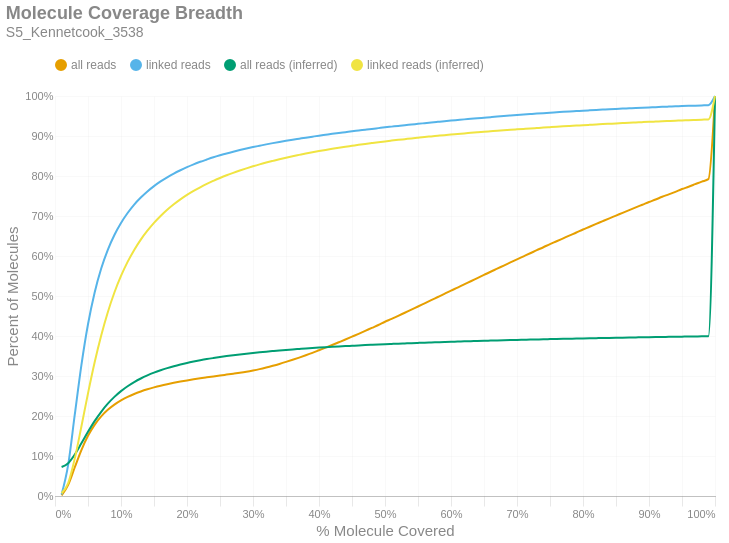

The cell this chart's notebook holds for it:
### Markdown cell above
### Molecule Read Coverage
This chart shows molecule coverage breadth as computed by the number of bases aligned to that molecule. In other words, "*how much of each unique long molecule is actually sequenced/aligned?*" Keep in mind there is a distinction between sequences and alignments, since some sequences belonging to a particular molecule may not align well and wouldn't appear in the alignment data. This chart also shows molecule coverage breadth as computed by the *inferred fragment* from which the aligned sequences originate. Unlike read coverage, this calculation takes into account the total insert size, including unsequenced gaps between the forward and reverse reads. Like the previous figures, these are cumulative percents.

### Code cell
if SKIPLR:
    print_html(f"Skipped")
else:
    binned_df = consolidated_hist(valids['coverage_bp'], mask, 0.01, True)
    binned_df_inf = consolidated_hist(valids['coverage_inserts'], mask, 0.01, True)
    binned_df = binned_df.with_columns(pl.lit(binned_df_inf['all reads (cumsum)']).alias('all reads (inferred)'))
    binned_df = binned_df.with_columns(pl.lit(binned_df_inf['linked reads (cumsum)']).alias('linked reads (inferred)'))
    binned_df = binned_df.with_columns(
        (pl.col('bin').cast(pl.Float64) + 0.01).alias('right_edge')
    )

    with SafeRender(binned_df):
        (
            density_plot(binned_df, 'Molecule Coverage Breadth', samplename, 'molcov', ['all reads (inferred)','linked reads (inferred)'])
            .encode(
                #x=alt.X('bin:Q', title="% Molecule Covered").axis(format = '%').scale(padding=0),
                x=alt.X('right_edge:Q', title="% Molecule Covered").axis(format='%').scale(padding=0),
                y=alt.Y('value:Q', title='Percent of Molecules')
                    .axis(format='%')
                    .stack(False)
                    .scale(domainMin=0, padding=0),
                color=alt.Color("key:N").scale(domain = ["all reads", "linked reads", "all reads (inferred)", "linked reads (inferred)"]),
                tooltip = [
                    alt.Tooltip("key:N", title = "Data Type"),
                    alt.Tooltip("range_label:N", title="% Molecule Covered"),
                    alt.Tooltip("value:Q", format = ".2%", title="% Molecules")
                ]
            )
        ).display()

### Figure 1 — Vega-Lite specification as saved in the notebook (floating-point values rounded to 4 significant figures)
{"width": "container", "height": 400, "config": {"title": {"anchor": "start", "dy": -15, "fontSize": 18, "color": "#888888", "subtitleColor": "#888888", "subtitleFontSize": 14}, "arc": {"fill": "#0072B2"}, "axis": {"domainColor": "#888888", "domainWidth": 0.5, "gridWidth": 0.2, "grid": false, "titleFontWeight": 400, "titleFontSize": 15, "labelFontSize": 11, "labelColor": "#888888", "tickColor": "#888888", "tickWidth": 0.2, "titleColor": "#888888"}, "axisBand": {"grid": false}, "axisX": {"grid": true, "tickSize": 10, "domainCap": "round"}, "axisY": {"domain": false, "grid": true, "tickSize": 0, "domainCap": "round"}, "background": "transparent", "header": {"labelFontSize": 15, "labelColor": "#888888", "titleFontSize": 15, "titleFontWeight": 600, "titleColor": "#888888"}, "legend": {"labelFont": "sans-serif", "labelFontSize": 12, "labelColor": "#888888", "symbolSize": 100, "symbolType": "circle", "titleFontSize": 12, "titlePadding": 10, "titleColor": "#888888", "title": null, "orient": "top"}, "range": {"category": ["#E69F00", "#56B4E9", "#009E73", "#F0E442", "#0072B2", "#D55E00", "#CC79A7", "#000000"], "diverging": ["#cfe8f3", "#a2d4ec", "#73bfe2", "#46abdb", "#1696d2", "#12719e"]}, "area": {"fill": "#0072B2", "fillOpacity": 0.7, "line": true, "strokeOpacity": 0.7}, "line": {"color": "#0072B2", "stroke": "#0072B2", "strokeWidth": 2}, "trail": {"color": "#0072B2", "stroke": "#0072B2", "strokeWidth": 0, "size": 1}, "point": {"filled": true, "fillOpacity": 1.0, "size": 95}, "text": {"color": "#888888", "fontSize": 11, "align": "right", "fontWeight": 400, "size": 11}, "bar": {"fill": "#0072B2", "stroke": null}, "view": {"stroke": null, "continuousWidth": 660, "continuousHeight": 400}}, "data": {"name": "data-5bb1e4d2ed1f0531f3de7d01598acfc2"}, "mark": {"type": "line", "interpolate": "monotone", "point": {"opacity": 0, "size": 275}}, "encoding": {"color": {"field": "key", "scale": {"domain": ["all reads", "linked reads", "all reads (inferred)", "linked reads (inferred)"]}, "type": "nominal"}, "tooltip": [{"field": "key", "title": "Data Type", "type": "nominal"}, {"field": "range_label", "title": "% Molecule Covered", "type": "nominal"}, {"field": "value", "format": ".2%", "title": "% Molecules", "type": "quantitative"}], "x": {"axis": {"format": "%"}, "field": "right_edge", "scale": {"padding": 0}, "title": "% Molecule Covered", "type": "quantitative"}, "y": {"axis": {"format": "%"}, "field": "value", "scale": {"domainMin": 0, "padding": 0}, "stack": false, "title": "Percent of Molecules", "type": "quantitative"}}, "params": [{"name": "param_c36ac31b6afebe62", "select": {"type": "point", "fields": ["key"]}, "bind": "legend"}], "title": {"text": "Molecule Coverage Breadth", "subtitle": "S5_Kennetcook_3538"}, "transform": [{"fold": ["all reads (cumsum)", "linked reads (cumsum)", "all reads (inferred)", "linked reads (inferred)"]}, {"calculate": "replace(datum.key, ' (cumsum)', '')", "as": "key"}, {"filter": {"param": "param_c36ac31b6afebe62"}}], "usermeta": {"embedOptions": {"downloadFileName": "S5_Kennetcook_3538.molcov"}}, "$schema": "https://vega.github.io/schema/vega-lite/v6.1.0.json", "datasets": {"data-5bb1e4d2ed1f0531f3de7d01598acfc2": [{"bin": "0.0", "interval": "0.0-0.01", "all reads": 0.001628, "linked reads": 0.00398, "all reads (cumsum)": 0.001628, "linked reads (cumsum)": 0.00398, "range_label": "0.0-0.01", "all reads (inferred)": 0.07249, "linked reads (inferred)": 0.006926, "right_edge": 0.01}, {"bin": "0.01", "interval": "0.01-0.02", "all reads": 0.02649, "linked reads": 0.07449, "all reads (cumsum)": 0.02812, "linked reads (cumsum)": 0.07847, "range_label": "0.01-0.02", "all reads (inferred)": 0.08202, "linked reads (inferred)": 0.0325, "right_edge": 0.02}, {"bin": "0.02", "interval": "0.02-0.03", "all reads": 0.04378, "linked reads": 0.1253, "all reads (cumsum)": 0.0719, "linked reads (cumsum)": 0.2038, "range_label": "0.02-0.03", "all reads (inferred)": 0.1038, "linked reads (inferred)": 0.09401, "right_edge": 0.03}, {"bin": "0.03", "interval": "0.03-0.04", "all reads": 0.043, "linked reads": 0.1234, "all reads (cumsum)": 0.1149, "linked reads (cumsum)": 0.3272, "range_label": "0.03-0.04", "all reads (inferred)": 0.1316, "linked reads (inferred)": 0.1738, "right_edge": 0.04}, {"bin": "0.04", "interval": "0.04-0.05", "all reads": 0.03553, "linked reads": 0.1021, "all reads (cumsum)": 0.1504, "linked reads (cumsum)": 0.4293, "range_label": "0.04-0.05", "all reads (inferred)": 0.1604, "linked reads (inferred)": 0.2565, "right_edge": 0.05}, {"bin": "0.05", "interval": "0.05-0.06", "all reads": 0.02751, "linked reads": 0.0789, "all reads (cumsum)": 0.1779, "linked reads (cumsum)": 0.5082, "range_label": "0.05-0.06", "all reads (inferred)": 0.1871, "linked reads (inferred)": 0.3335, "right_edge": 0.06}, {"bin": "0.06", "interval": "0.06-0.07", "all reads": 0.02106, "linked reads": 0.0604, "all reads (cumsum)": 0.199, "linked reads (cumsum)": 0.5686, "range_label": "0.06-0.07", "all reads (inferred)": 0.2105, "linked reads (inferred)": 0.401, "right_edge": 0.07}, {"bin": "0.07", "interval": "0.07-0.08", "all reads": 0.01637, "linked reads": 0.04686, "all reads (cumsum)": 0.2154, "linked reads (cumsum)": 0.6155, "range_label": "0.07-0.08", "all reads (inferred)": 0.2307, "linked reads (inferred)": 0.4594, "right_edge": 0.08}, {"bin": "0.08", "interval": "0.08-0.09", "all reads": 0.013, "linked reads": 0.03712, "all reads (cumsum)": 0.2284, "linked reads (cumsum)": 0.6526, "range_label": "0.08-0.09", "all reads (inferred)": 0.2478, "linked reads (inferred)": 0.5087, "right_edge": 0.09}, {"bin": "0.09", "interval": "0.09-0.1", "all reads": 0.01051, "linked reads": 0.02995, "all reads (cumsum)": 0.2389, "linked reads (cumsum)": 0.6825, "range_label": "0.09-0.1", "all reads (inferred)": 0.2622, "linked reads (inferred)": 0.5502, "right_edge": 0.1}, {"bin": "0.1", "interval": "0.1-0.11", "all reads": 0.008768, "linked reads": 0.02489, "all reads (cumsum)": 0.2476, "linked reads (cumsum)": 0.7074, "range_label": "0.1-0.11", "all reads (inferred)": 0.2744, "linked reads (inferred)": 0.5853, "right_edge": 0.11}, {"bin": "0.11", "interval": "0.11-0.12", "all reads": 0.007442, "linked reads": 0.02113, "all reads (cumsum)": 0.2551, "linked reads (cumsum)": 0.7286, "range_label": "0.11-0.12", "all reads (inferred)": 0.2848, "linked reads (inferred)": 0.6153, "right_edge": 0.12}, {"bin": "0.12", "interval": "0.12-0.13", "all reads": 0.006217, "linked reads": 0.01758, "all reads (cumsum)": 0.2613, "linked reads (cumsum)": 0.7461, "range_label": "0.12-0.13", "all reads (inferred)": 0.2938, "linked reads (inferred)": 0.6411, "right_edge": 0.13}, {"bin": "0.13", "interval": "0.13-0.14", "all reads": 0.005418, "linked reads": 0.01527, "all reads (cumsum)": 0.2667, "linked reads (cumsum)": 0.7614, "range_label": "0.13-0.14", "all reads (inferred)": 0.3015, "linked reads (inferred)": 0.6633, "right_edge": 0.14}, {"bin": "0.14", "interval": "0.14-0.15", "all reads": 0.004774, "linked reads": 0.01334, "all reads (cumsum)": 0.2715, "linked reads (cumsum)": 0.7747, "range_label": "0.14-0.15", "all reads (inferred)": 0.3083, "linked reads (inferred)": 0.6828, "right_edge": 0.15}, {"bin": "0.15", "interval": "0.15-0.16", "all reads": 0.004227, "linked reads": 0.01176, "all reads (cumsum)": 0.2757, "linked reads (cumsum)": 0.7865, "range_label": "0.15-0.16", "all reads (inferred)": 0.3143, "linked reads (inferred)": 0.7, "right_edge": 0.16}, {"bin": "0.16", "interval": "0.16-0.17", "all reads": 0.00375, "linked reads": 0.0103, "all reads (cumsum)": 0.2795, "linked reads (cumsum)": 0.7968, "range_label": "0.16-0.17", "all reads (inferred)": 0.3196, "linked reads (inferred)": 0.7155, "right_edge": 0.17}, {"bin": "0.17", "interval": "0.17-0.18", "all reads": 0.003429, "linked reads": 0.009312, "all reads (cumsum)": 0.2829, "linked reads (cumsum)": 0.8061, "range_label": "0.17-0.18", "all reads (inferred)": 0.3244, "linked reads (inferred)": 0.7292, "right_edge": 0.18}, {"bin": "0.18", "interval": "0.18-0.19", "all reads": 0.003115, "linked reads": 0.008276, "all reads (cumsum)": 0.286, "linked reads (cumsum)": 0.8144, "range_label": "0.18-0.19", "all reads (inferred)": 0.3287, "linked reads (inferred)": 0.7415, "right_edge": 0.19}, {"bin": "0.19", "interval": "0.19-0.2", "all reads": 0.002943, "linked reads": 0.0077, "all reads (cumsum)": 0.289, "linked reads (cumsum)": 0.8221, "range_label": "0.19-0.2", "all reads (inferred)": 0.3326, "linked reads (inferred)": 0.7527, "right_edge": 0.2}, {"bin": "0.2", "interval": "0.2-0.21", "all reads": 0.002744, "linked reads": 0.007027, "all reads (cumsum)": 0.2917, "linked reads (cumsum)": 0.8291, "range_label": "0.2-0.21", "all reads (inferred)": 0.3361, "linked reads (inferred)": 0.7626, "right_edge": 0.21}, {"bin": "0.21", "interval": "0.21-0.22", "all reads": 0.002557, "linked reads": 0.006356, "all reads (cumsum)": 0.2943, "linked reads (cumsum)": 0.8355, "range_label": "0.21-0.22", "all reads (inferred)": 0.3393, "linked reads (inferred)": 0.7719, "right_edge": 0.22}, {"bin": "0.22", "interval": "0.22-0.23", "all reads": 0.0024, "linked reads": 0.005723, "all reads (cumsum)": 0.2967, "linked reads (cumsum)": 0.8412, "range_label": "0.22-0.23", "all reads (inferred)": 0.3423, "linked reads (inferred)": 0.7804, "right_edge": 0.23}, {"bin": "0.23", "interval": "0.23-0.24", "all reads": 0.002348, "linked reads": 0.005492, "all reads (cumsum)": 0.299, "linked reads (cumsum)": 0.8467, "range_label": "0.23-0.24", "all reads (inferred)": 0.3449, "linked reads (inferred)": 0.788, "right_edge": 0.24}, {"bin": "0.24", "interval": "0.24-0.25", "all reads": 0.002266, "linked reads": 0.004984, "all reads (cumsum)": 0.3013, "linked reads (cumsum)": 0.8517, "range_label": "0.24-0.25", "all reads (inferred)": 0.3474, "linked reads (inferred)": 0.7951, "right_edge": 0.25}, {"bin": "0.25", "interval": "0.25-0.26", "all reads": 0.002206, "linked reads": 0.004703, "all reads (cumsum)": 0.3035, "linked reads (cumsum)": 0.8564, "range_label": "0.25-0.26", "all reads (inferred)": 0.3497, "linked reads (inferred)": 0.8018, "right_edge": 0.26}, {"bin": "0.26", "interval": "0.26-0.27", "all reads": 0.002204, "linked reads": 0.004345, "all reads (cumsum)": 0.3057, "linked reads (cumsum)": 0.8607, "range_label": "0.26-0.27", "all reads (inferred)": 0.3519, "linked reads (inferred)": 0.8079, "right_edge": 0.27}, {"bin": "0.27", "interval": "0.27-0.28", "all reads": 0.002308, "linked reads": 0.004083, "all reads (cumsum)": 0.308, "linked reads (cumsum)": 0.8648, "range_label": "0.27-0.28", "all reads (inferred)": 0.3539, "linked reads (inferred)": 0.8136, "right_edge": 0.28}, {"bin": "0.28", "interval": "0.28-0.29", "all reads": 0.002617, "linked reads": 0.003873, "all reads (cumsum)": 0.3106, "linked reads (cumsum)": 0.8687, "range_label": "0.28-0.29", "all reads (inferred)": 0.3558, "linked reads (inferred)": 0.8191, "right_edge": 0.29}, {"bin": "0.29", "interval": "0.29-0.3", "all reads": 0.003086, "linked reads": 0.003594, "all reads (cumsum)": 0.3137, "linked reads (cumsum)": 0.8723, "range_label": "0.29-0.3", "all reads (inferred)": 0.3576, "linked reads (inferred)": 0.8242, "right_edge": 0.3}, {"bin": "0.3", "interval": "0.3-0.31", "all reads": 0.003497, "linked reads": 0.003388, "all reads (cumsum)": 0.3172, "linked reads (cumsum)": 0.8757, "range_label": "0.3-0.31", "all reads (inferred)": 0.3593, "linked reads (inferred)": 0.8291, "right_edge": 0.31}, {"bin": "0.31", "interval": "0.31-0.32", "all reads": 0.004006, "linked reads": 0.003358, "all reads (cumsum)": 0.3212, "linked reads (cumsum)": 0.879, "range_label": "0.31-0.32", "all reads (inferred)": 0.3609, "linked reads (inferred)": 0.8336, "right_edge": 0.32}, {"bin": "0.32", "interval": "0.32-0.33", "all reads": 0.004345, "linked reads": 0.00315, "all reads (cumsum)": 0.3255, "linked reads (cumsum)": 0.8822, "range_label": "0.32-0.33", "all reads (inferred)": 0.3623, "linked reads (inferred)": 0.8378, "right_edge": 0.33}, {"bin": "0.33", "interval": "0.33-0.34", "all reads": 0.004649, "linked reads": 0.002994, "all reads (cumsum)": 0.3302, "linked reads (cumsum)": 0.8852, "range_label": "0.33-0.34", "all reads (inferred)": 0.3638, "linked reads (inferred)": 0.8419, "right_edge": 0.34}, {"bin": "0.34", "interval": "0.34-0.35", "all reads": 0.005007, "linked reads": 0.002883, "all reads (cumsum)": 0.3352, "linked reads (cumsum)": 0.888, "range_label": "0.34-0.35", "all reads (inferred)": 0.3651, "linked reads (inferred)": 0.8457, "right_edge": 0.35}, {"bin": "0.35", "interval": "0.35-0.36", "all reads": 0.005309, "linked reads": 0.002691, "all reads (cumsum)": 0.3405, "linked reads (cumsum)": 0.8907, "range_label": "0.35-0.36", "all reads (inferred)": 0.3664, "linked reads (inferred)": 0.8494, "right_edge": 0.36}, {"bin": "0.36", "interval": "0.36-0.37", "all reads": 0.005544, "linked reads": 0.002577, "all reads (cumsum)": 0.3461, "linked reads (cumsum)": 0.8933, "range_label": "0.36-0.37", "all reads (inferred)": 0.3676, "linked reads (inferred)": 0.8528, "right_edge": 0.37}, {"bin": "0.37", "interval": "0.37-0.38", "all reads": 0.005837, "linked reads": 0.002574, "all reads (cumsum)": 0.3519, "linked reads (cumsum)": 0.8959, "range_label": "0.37-0.38", "all reads (inferred)": 0.3688, "linked reads (inferred)": 0.8562, "right_edge": 0.38}, {"bin": "0.38", "interval": "0.38-0.39", "all reads": 0.006065, "linked reads": 0.002472, "all reads (cumsum)": 0.358, "linked reads (cumsum)": 0.8984, "range_label": "0.38-0.39", "all reads (inferred)": 0.3699, "linked reads (inferred)": 0.8593, "right_edge": 0.39}, {"bin": "0.39", "interval": "0.39-0.4", "all reads": 0.00641, "linked reads": 0.002449, "all reads (cumsum)": 0.3644, "linked reads (cumsum)": 0.9008, "range_label": "0.39-0.4", "all reads (inferred)": 0.371, "linked reads (inferred)": 0.8623, "right_edge": 0.4}, {"bin": "0.4", "interval": "0.4-0.41", "all reads": 0.006411, "linked reads": 0.002266, "all reads (cumsum)": 0.3708, "linked reads (cumsum)": 0.9031, "range_label": "0.4-0.41", "all reads (inferred)": 0.372, "linked reads (inferred)": 0.8652, "right_edge": 0.41}, {"bin": "0.41", "interval": "0.41-0.42", "all reads": 0.00666, "linked reads": 0.002265, "all reads (cumsum)": 0.3774, "linked reads (cumsum)": 0.9053, "range_label": "0.41-0.42", "all reads (inferred)": 0.3729, "linked reads (inferred)": 0.868, "right_edge": 0.42}, {"bin": "0.42", "interval": "0.42-0.43", "all reads": 0.006882, "linked reads": 0.002169, "all reads (cumsum)": 0.3843, "linked reads (cumsum)": 0.9075, "range_label": "0.42-0.43", "all reads (inferred)": 0.3739, "linked reads (inferred)": 0.8706, "right_edge": 0.43}, {"bin": "0.43", "interval": "0.43-0.44", "all reads": 0.006917, "linked reads": 0.002064, "all reads (cumsum)": 0.3912, "linked reads (cumsum)": 0.9096, "range_label": "0.43-0.44", "all reads (inferred)": 0.3748, "linked reads (inferred)": 0.8731, "right_edge": 0.44}, {"bin": "0.44", "interval": "0.44-0.45", "all reads": 0.007118, "linked reads": 0.0021, "all reads (cumsum)": 0.3984, "linked reads (cumsum)": 0.9117, "range_label": "0.44-0.45", "all reads (inferred)": 0.3756, "linked reads (inferred)": 0.8755, "right_edge": 0.45}, {"bin": "0.45", "interval": "0.45-0.46", "all reads": 0.007153, "linked reads": 0.002013, "all reads (cumsum)": 0.4055, "linked reads (cumsum)": 0.9137, "range_label": "0.45-0.46", "all reads (inferred)": 0.3764, "linked reads (inferred)": 0.8779, "right_edge": 0.46}, {"bin": "0.46", "interval": "0.46-0.47", "all reads": 0.007304, "linked reads": 0.002039, "all reads (cumsum)": 0.4128, "linked reads (cumsum)": 0.9157, "range_label": "0.46-0.47", "all reads (inferred)": 0.3772, "linked reads (inferred)": 0.8802, "right_edge": 0.47}, {"bin": "0.47", "interval": "0.47-0.48", "all reads": 0.007414, "linked reads": 0.002021, "all reads (cumsum)": 0.4202, "linked reads (cumsum)": 0.9177, "range_label": "0.47-0.48", "all reads (inferred)": 0.378, "linked reads (inferred)": 0.8823, "right_edge": 0.48}, {"bin": "0.48", "interval": "0.48-0.49", "all reads": 0.007218, "linked reads": 0.001942, "all reads (cumsum)": 0.4274, "linked reads (cumsum)": 0.9197, "range_label": "0.48-0.49", "all reads (inferred)": 0.3788, "linked reads (inferred)": 0.8845, "right_edge": 0.49}, {"bin": "0.49", "interval": "0.49-0.5", "all reads": 0.008169, "linked reads": 0.001951, "all reads (cumsum)": 0.4356, "linked reads (cumsum)": 0.9216, "range_label": "0.49-0.5", "all reads (inferred)": 0.3795, "linked reads (inferred)": 0.8865, "right_edge": 0.5}, {"bin": "0.5", "interval": "0.5-0.51", "all reads": 0.006986, "linked reads": 0.001803, "all reads (cumsum)": 0.4426, "linked reads (cumsum)": 0.9234, "range_label": "0.5-0.51", "all reads (inferred)": 0.3802, "linked reads (inferred)": 0.8885, "right_edge": 0.51}, {"bin": "0.51", "interval": "0.51-0.52", "all reads": 0.007919, "linked reads": 0.001804, "all reads (cumsum)": 0.4505, "linked reads (cumsum)": 0.9252, "range_label": "0.51-0.52", "all reads (inferred)": 0.3809, "linked reads (inferred)": 0.8904, "right_edge": 0.52}, {"bin": "0.52", "interval": "0.52-0.53", "all reads": 0.007675, "linked reads": 0.001782, "all reads (cumsum)": 0.4582, "linked reads (cumsum)": 0.927, "range_label": "0.52-0.53", "all reads (inferred)": 0.3815, "linked reads (inferred)": 0.8922, "right_edge": 0.53}, {"bin": "0.53", "interval": "0.53-0.54", "all reads": 0.007904, "linked reads": 0.001651, "all reads (cumsum)": 0.4661, "linked reads (cumsum)": 0.9287, "range_label": "0.53-0.54", "all reads (inferred)": 0.3821, "linked reads (inferred)": 0.894, "right_edge": 0.54}, {"bin": "0.54", "interval": "0.54-0.55", "all reads": 0.007709, "linked reads": 0.001722, "all reads (cumsum)": 0.4738, "linked reads (cumsum)": 0.9304, "range_label": "0.54-0.55", "all reads (inferred)": 0.3828, "linked reads (inferred)": 0.8957, "right_edge": 0.55}, {"bin": "0.55", "interval": "0.55-0.56", "all reads": 0.007958, "linked reads": 0.001675, "all reads (cumsum)": 0.4818, "linked reads (cumsum)": 0.9321, "range_label": "0.55-0.56", "all reads (inferred)": 0.3834, "linked reads (inferred)": 0.8974, "right_edge": 0.56}, {"bin": "0.56", "interval": "0.56-0.57", "all reads": 0.007877, "linked reads": 0.001672, "all reads (cumsum)": 0.4896, "linked reads (cumsum)": 0.9337, "range_label": "0.56-0.57", "all reads (inferred)": 0.3839, "linked reads (inferred)": 0.899, "right_edge": 0.57}, {"bin": "0.57", "interval": "0.57-0.58", "all reads": 0.007824, "linked reads": 0.001635, "all reads (cumsum)": 0.4975, "linked reads (cumsum)": 0.9354, "range_label": "0.57-0.58", "all reads (inferred)": 0.3845, "linked reads (inferred)": 0.9006, "right_edge": 0.58}, {"bin": "0.58", "interval": "0.58-0.59", "all reads": 0.007876, "linked reads": 0.001627, "all reads (cumsum)": 0.5053, "linked reads (cumsum)": 0.937, "range_label": "0.58-0.59", "all reads (inferred)": 0.385, "linked reads (inferred)": 0.9021, "right_edge": 0.59}, {"bin": "0.59", "interval": "0.59-0.6", "all reads": 0.008096, "linked reads": 0.001562, "all reads (cumsum)": 0.5134, "linked reads (cumsum)": 0.9386, "range_label": "0.59-0.6", "all reads (inferred)": 0.3856, "linked reads (inferred)": 0.9037, "right_edge": 0.6}, {"bin": "0.6", "interval": "0.6-0.61", "all reads": 0.007699, "linked reads": 0.001501, "all reads (cumsum)": 0.5211, "linked reads (cumsum)": 0.9401, "range_label": "0.6-0.61", "all reads (inferred)": 0.3861, "linked reads (inferred)": 0.9051, "right_edge": 0.61}, {"bin": "0.61", "interval": "0.61-0.62", "all reads": 0.00798, "linked reads": 0.001498, "all reads (cumsum)": 0.5291, "linked reads (cumsum)": 0.9416, "range_label": "0.61-0.62", "all reads (inferred)": 0.3866, "linked reads (inferred)": 0.9065, "right_edge": 0.62}, {"bin": "0.62", "interval": "0.62-0.63", "all reads": 0.007758, "linked reads": 0.001386, "all reads (cumsum)": 0.5369, "linked reads (cumsum)": 0.943, "range_label": "0.62-0.63", "all reads (inferred)": 0.3871, "linked reads (inferred)": 0.9079, "right_edge": 0.63}, {"bin": "0.63", "interval": "0.63-0.64", "all reads": 0.007876, "linked reads": 0.001435, "all reads (cumsum)": 0.5447, "linked reads (cumsum)": 0.9444, "range_label": "0.63-0.64", "all reads (inferred)": 0.3876, "linked reads (inferred)": 0.9092, "right_edge": 0.64}, {"bin": "0.64", "interval": "0.64-0.65", "all reads": 0.007841, "linked reads": 0.00138, "all reads (cumsum)": 0.5526, "linked reads (cumsum)": 0.9458, "range_label": "0.64-0.65", "all reads (inferred)": 0.3881, "linked reads (inferred)": 0.9106, "right_edge": 0.65}, {"bin": "0.65", "interval": "0.65-0.66", "all reads": 0.00809, "linked reads": 0.001394, "all reads (cumsum)": 0.5607, "linked reads (cumsum)": 0.9472, "range_label": "0.65-0.66", "all reads (inferred)": 0.3885, "linked reads (inferred)": 0.9118, "right_edge": 0.66}, {"bin": "0.66", "interval": "0.66-0.67", "all reads": 0.007645, "linked reads": 0.001369, "all reads (cumsum)": 0.5683, "linked reads (cumsum)": 0.9485, "range_label": "0.66-0.67", "all reads (inferred)": 0.389, "linked reads (inferred)": 0.9131, "right_edge": 0.67}, {"bin": "0.67", "interval": "0.67-0.68", "all reads": 0.007824, "linked reads": 0.001299, "all reads (cumsum)": 0.5761, "linked reads (cumsum)": 0.9498, "range_label": "0.67-0.68", "all reads (inferred)": 0.3894, "linked reads (inferred)": 0.9143, "right_edge": 0.68}, {"bin": "0.68", "interval": "0.68-0.69", "all reads": 0.0077, "linked reads": 0.001256, "all reads (cumsum)": 0.5838, "linked reads (cumsum)": 0.9511, "range_label": "0.68-0.69", "all reads (inferred)": 0.3898, "linked reads (inferred)": 0.9155, "right_edge": 0.69}, {"bin": "0.69", "interval": "0.69-0.7", "all reads": 0.007766, "linked reads": 0.001243, "all reads (cumsum)": 0.5916, "linked reads (cumsum)": 0.9523, "range_label": "0.69-0.7", "all reads (inferred)": 0.3902, "linked reads (inferred)": 0.9166, "right_edge": 0.7}, {"bin": "0.7", "interval": "0.7-0.71", "all reads": 0.007582, "linked reads": 0.001232, "all reads (cumsum)": 0.5992, "linked reads (cumsum)": 0.9536, "range_label": "0.7-0.71", "all reads (inferred)": 0.3906, "linked reads (inferred)": 0.9178, "right_edge": 0.71}, {"bin": "0.71", "interval": "0.71-0.72", "all reads": 0.007598, "linked reads": 0.001214, "all reads (cumsum)": 0.6068, "linked reads (cumsum)": 0.9548, "range_label": "0.71-0.72", "all reads (inferred)": 0.391, "linked reads (inferred)": 0.9189, "right_edge": 0.72}, {"bin": "0.72", "interval": "0.72-0.73", "all reads": 0.007726, "linked reads": 0.001203, "all reads (cumsum)": 0.6145, "linked reads (cumsum)": 0.956, "range_label": "0.72-0.73", "all reads (inferred)": 0.3914, "linked reads (inferred)": 0.92, "right_edge": 0.73}, {"bin": "0.73", "interval": "0.73-0.74", "all reads": 0.007375, "linked reads": 0.001152, "all reads (cumsum)": 0.6219, "linked reads (cumsum)": 0.9571, "range_label": "0.73-0.74", "all reads (inferred)": 0.3918, "linked reads (inferred)": 0.921, "right_edge": 0.74}, {"bin": "0.74", "interval": "0.74-0.75", "all reads": 0.007825, "linked reads": 0.001095, "all reads (cumsum)": 0.6297, "linked reads (cumsum)": 0.9582, "range_label": "0.74-0.75", "all reads (inferred)": 0.3922, "linked reads (inferred)": 0.9221, "right_edge": 0.75}, {"bin": "0.75", "interval": "0.75-0.76", "all reads": 0.007158, "linked reads": 0.001047, "all reads (cumsum)": 0.6369, "linked reads (cumsum)": 0.9593, "range_label": "0.75-0.76", "all reads (inferred)": 0.3926, "linked reads (inferred)": 0.9231, "right_edge": 0.76}, {"bin": "0.76", "interval": "0.76-0.77", "all reads": 0.007328, "linked reads": 0.001071, "all reads (cumsum)": 0.6442, "linked reads (cumsum)": 0.9603, "range_label": "0.76-0.77", "all reads (inferred)": 0.3929, "linked reads (inferred)": 0.9241, "right_edge": 0.77}, {"bin": "0.77", "interval": "0.77-0.78", "all reads": 0.007361, "linked reads": 0.001025, "all reads (cumsum)": 0.6516, "linked reads (cumsum)": 0.9614, "range_label": "0.77-0.78", "all reads (inferred)": 0.3933, "linked reads (inferred)": 0.9251, "right_edge": 0.78}, {"bin": "0.78", "interval": "0.78-0.79", "all reads": 0.007171, "linked reads": 0.0009613, "all reads (cumsum)": 0.6587, "linked reads (cumsum)": 0.9623, "range_label": "0.78-0.79", "all reads (inferred)": 0.3936, "linked reads (inferred)": 0.926, "right_edge": 0.79}, {"bin": "0.79", "interval": "0.79-0.8", "all reads": 0.00752, "linked reads": 0.0009819, "all reads (cumsum)": 0.6663, "linked reads (cumsum)": 0.9633, "range_label": "0.79-0.8", "all reads (inferred)": 0.394, "linked reads (inferred)": 0.927, "right_edge": 0.8}, {"bin": "0.8", "interval": "0.8-0.81", "all reads": 0.006848, "linked reads": 0.0009047, "all reads (cumsum)": 0.6731, "linked reads (cumsum)": 0.9642, "range_label": "0.8-0.81", "all reads (inferred)": 0.3943, "linked reads (inferred)": 0.9279, "right_edge": 0.81}, {"bin": "0.81", "interval": "0.81-0.82", "all reads": 0.007019, "linked reads": 0.0009027, "all reads (cumsum)": 0.6801, "linked reads (cumsum)": 0.9651, "range_label": "0.81-0.82", "all reads (inferred)": 0.3946, "linked reads (inferred)": 0.9288, "right_edge": 0.82}, {"bin": "0.82", "interval": "0.82-0.83", "all reads": 0.007113, "linked reads": 0.0009014, "all reads (cumsum)": 0.6872, "linked reads (cumsum)": 0.966, "range_label": "0.82-0.83", "all reads (inferred)": 0.395, "linked reads (inferred)": 0.9297, "right_edge": 0.83}, {"bin": "0.83", "interval": "0.83-0.84", "all reads": 0.007018, "linked reads": 0.0009059, "all reads (cumsum)": 0.6943, "linked reads (cumsum)": 0.9669, "range_label": "0.83-0.84", "all reads (inferred)": 0.3953, "linked reads (inferred)": 0.9306, "right_edge": 0.84}, {"bin": "0.84", "interval": "0.84-0.85", "all reads": 0.006768, "linked reads": 0.0008164, "all reads (cumsum)": 0.701, "linked reads (cumsum)": 0.9677, "range_label": "0.84-0.85", "all reads (inferred)": 0.3956, "linked reads (inferred)": 0.9315, "right_edge": 0.85}, {"bin": "0.85", "interval": "0.85-0.86", "all reads": 0.006968, "linked reads": 0.0007888, "all reads (cumsum)": 0.708, "linked reads (cumsum)": 0.9685, "range_label": "0.85-0.86", "all reads (inferred)": 0.3959, "linked reads (inferred)": 0.9323, "right_edge": 0.86}, {"bin": "0.86", "interval": "0.86-0.87", "all reads": 0.006709, "linked reads": 0.0007662, "all reads (cumsum)": 0.7147, "linked reads (cumsum)": 0.9693, "range_label": "0.86-0.87", "all reads (inferred)": 0.3962, "linked reads (inferred)": 0.9331, "right_edge": 0.87}, {"bin": "0.87", "interval": "0.87-0.88", "all reads": 0.006855, "linked reads": 0.0007823, "all reads (cumsum)": 0.7216, "linked reads (cumsum)": 0.9701, "range_label": "0.87-0.88", "all reads (inferred)": 0.3965, "linked reads (inferred)": 0.9339, "right_edge": 0.88}, {"bin": "0.88", "interval": "0.88-0.89", "all reads": 0.006614, "linked reads": 0.0007321, "all reads (cumsum)": 0.7282, "linked reads (cumsum)": 0.9708, "range_label": "0.88-0.89", "all reads (inferred)": 0.3968, "linked reads (inferred)": 0.9347, "right_edge": 0.89}, {"bin": "0.89", "interval": "0.89-0.9", "all reads": 0.006742, "linked reads": 0.0006967, "all reads (cumsum)": 0.7349, "linked reads (cumsum)": 0.9715, "range_label": "0.89-0.9", "all reads (inferred)": 0.3971, "linked reads (inferred)": 0.9354, "right_edge": 0.9}, {"bin": "0.9", "interval": "0.9-0.91", "all reads": 0.006208, "linked reads": 0.0006645, "all reads (cumsum)": 0.7411, "linked reads (cumsum)": 0.9722, "range_label": "0.9-0.91", "all reads (inferred)": 0.3973, "linked reads (inferred)": 0.9361, "right_edge": 0.91}, {"bin": "0.91", "interval": "0.91-0.92", "all reads": 0.006975, "linked reads": 0.000725, "all reads (cumsum)": 0.7481, "linked reads (cumsum)": 0.9729, "range_label": "0.91-0.92", "all reads (inferred)": 0.3976, "linked reads (inferred)": 0.9369, "right_edge": 0.92}, {"bin": "0.92", "interval": "0.92-0.93", "all reads": 0.00594, "linked reads": 0.0006336, "all reads (cumsum)": 0.754, "linked reads (cumsum)": 0.9735, "range_label": "0.92-0.93", "all reads (inferred)": 0.3979, "linked reads (inferred)": 0.9375, "right_edge": 0.93}, {"bin": "0.93", "interval": "0.93-0.94", "all reads": 0.00643, "linked reads": 0.0006149, "all reads (cumsum)": 0.7605, "linked reads (cumsum)": 0.9741, "range_label": "0.93-0.94", "all reads (inferred)": 0.3981, "linked reads (inferred)": 0.9382, "right_edge": 0.94}, {"bin": "0.94", "interval": "0.94-0.95", "all reads": 0.006916, "linked reads": 0.0006561, "all reads (cumsum)": 0.7674, "linked reads (cumsum)": 0.9748, "range_label": "0.94-0.95", "all reads (inferred)": 0.3984, "linked reads (inferred)": 0.9389, "right_edge": 0.95}, {"bin": "0.95", "interval": "0.95-0.96", "all reads": 0.005678, "linked reads": 0.0005788, "all reads (cumsum)": 0.7731, "linked reads (cumsum)": 0.9754, "range_label": "0.95-0.96", "all reads (inferred)": 0.3986, "linked reads (inferred)": 0.9395, "right_edge": 0.96}, {"bin": "0.96", "interval": "0.96-0.97", "all reads": 0.006495, "linked reads": 0.0005505, "all reads (cumsum)": 0.7796, "linked reads (cumsum)": 0.9759, "range_label": "0.96-0.97", "all reads (inferred)": 0.3989, "linked reads (inferred)": 0.9402, "right_edge": 0.97}, {"bin": "0.97", "interval": "0.97-0.98", "all reads": 0.006529, "linked reads": 0.0005518, "all reads (cumsum)": 0.7861, "linked reads (cumsum)": 0.9765, "range_label": "0.97-0.98", "all reads (inferred)": 0.3992, "linked reads (inferred)": 0.9409, "right_edge": 0.98}, {"bin": "0.98", "interval": "0.98-0.99", "all reads": 0.005991, "linked reads": 0.0005338, "all reads (cumsum)": 0.7921, "linked reads (cumsum)": 0.977, "range_label": "0.98-0.99", "all reads (inferred)": 0.3995, "linked reads (inferred)": 0.9415, "right_edge": 0.99}, {"bin": "0.99", "interval": "0.99-1.0", "all reads": 0.2079, "linked reads": 0.02298, "all reads (cumsum)": 1.0, "linked reads (cumsum)": 1.0, "range_label": "0.99-1.0", "all reads (inferred)": 1.0, "linked reads (inferred)": 1.0, "right_edge": 1.0}]}}
